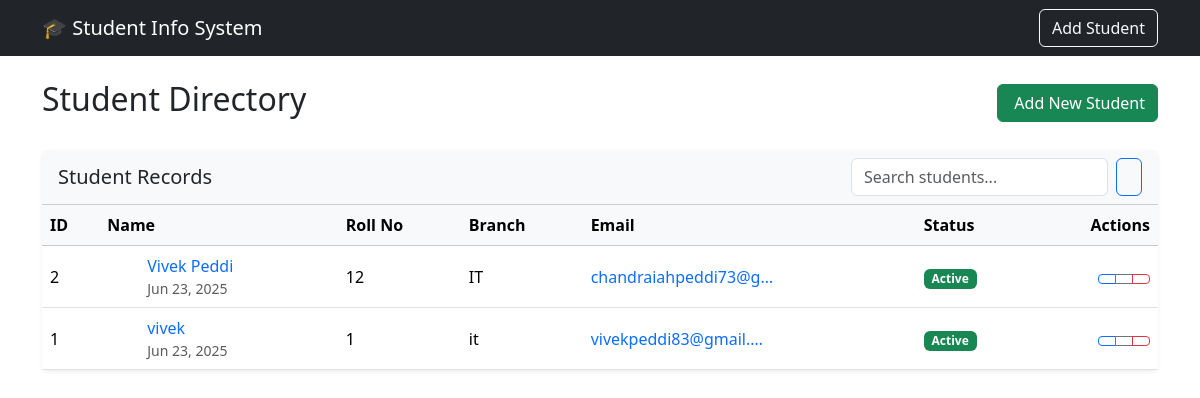
The page / on the database its author committed.
### students/models.py (models this page shows, shortened)
class Student(models.Model):
    GENDER_CHOICES = [
        ('M', 'Male'),
        ('F', 'Female'),
        ('O', 'Other'),
    ]
    phone_regex = RegexValidator(
        regex=r'^\+?1?\d{9,15}$',
        message="Phone number must be entered in the format: '+999999999'. Up to 15 digits allowed."
    )
    roll = models.IntegerField(unique=True, null=True, blank=True)
    name = models.CharField(max_length=100, null=True, blank=True)
    gender = models.CharField(max_length=1, choices=GENDER_CHOICES, null=True, blank=True)
    branch = models.CharField(max_length=100, null=True, blank=True)
    year_of_study = models.PositiveSmallIntegerField(
        validators=[
            MinValueValidator(1),
            MaxValueValidator(5)
        ],
        null=True,
        blank=True
    )
    email = models.EmailField(null=True, blank=True)
    is_active = models.BooleanField(default=True)
    created_at = models.DateTimeField(auto_now_add=True, null=True, blank=True)
    phone_number = models.CharField(
        max_length=15,
        validators=[phone_regex],
        blank=True,
        null=True
    )
    date_of_birth = models.DateField(blank=True, null=True)
    address = models.TextField(blank=True, null=True)
    guardian_name = models.CharField(max_length=100, blank=True, null=True)
    guardian_phone = models.CharField(
        max_length=15,
        blank=True,
        null=True,
        validators=[phone_regex]
    )
    admission_date = models.DateField(auto_now_add=True, null=True, blank=True)

### students/views.py (the view)
# urls.py: path('', views.student_list, name='student_list'),
def student_list(request):
    search_query = request.GET.get('q', '')
    if search_query:
        students = Student.objects.filter(
            Q(name__icontains=search_query) |
            Q(roll__icontains=search_query) |
            Q(branch__icontains=search_query)
        )
    else:
        students = Student.objects.all()
    students = students.order_by('-id')
    paginator = Paginator(students, 10)  # Show 10 students per page
    page_number = request.GET.get('page')
    page_obj = paginator.get_page(page_number)
    return render(request, 'students/student_list.html', {
        'students': page_obj.object_list,
        'page_obj': page_obj,
        'is_paginated': page_obj.has_other_pages(),
        'search_query': search_query  # Pass search query to template
    })

### students/templates/students/student_list.html (shortened to what this page needs)
{% extends 'students/base.html' %}
{% load static %}
{% block content %}
<div class="d-flex justify-content-between align-items-center mb-4">
    <h2>Student Directory</h2>
    <a href="{% url 'student_add' %}" class="btn btn-success">
         Add New Student
    </a>
</div>
{% if students %}
<div class="card border-0 shadow-sm">
    <div class="card-header bg-light d-flex justify-content-between align-items-center">
        <h5 class="mb-0">Student Records</h5>
        <form method="GET" class="d-flex" style="max-width: 300px;">
            <input type="text" name="q" class="form-control me-2" placeholder="Search students..."
                   value="{{ request.GET.q }}">
            <button type="submit" class="btn btn-outline-primary">
            </button>
        </form>
    </div>
    <div class="card-body p-0">
        <div class="table-responsive">
            <table class="table table-hover align-middle mb-0">
                <thead class="table-light">
                    <tr>
                        <th>ID</th>
                        <th>Name</th>
                        <th>Roll No</th>
                        <th>Branch</th>
                        <th>Email</th>
                        <th>Status</th>
                        <th class="text-end">Actions</th>
                    </tr>
                </thead>
                <tbody>
                    {% for student in students %}
                    <tr>
                        <td>{{ student.id }}</td>
                        <td>
                            <div class="d-flex align-items-center">
                                <div class="avatar-sm me-2">
                                </div>
                                <div>
                                    <a href="{% url 'student_detail' student.pk %}" class="text-decoration-none">
                                        {{ student.name }}
                                    </a>
                                    <div class="text-muted small">{{ student.created_at|date:"M d, Y" }}</div>
                                </div>
                            </div>
                        </td>
                        <td>{{ student.roll }}</td>
                        <td>{{ student.branch }}</td>
                        <td>
                            {% if student.email %}
                                <a href="mailto:{{ student.email }}" class="text-decoration-none">
                                    {{ student.email|truncatechars:20 }}
                                </a>
                            {% else %}
                                <span class="text-muted">N/A</span>
                            {% endif %}
                        </td>
                        <td>
                            <span class="badge bg-{% if student.is_active %}success{% else %}secondary{% endif %}">
                                {% if student.is_active %}Active{% else %}Inactive{% endif %}
                            </span>
                        </td>
                        <td class="text-end">
                            <div class="btn-group">
                                <a href="{% url 'student_detail' student.pk %}" class="btn btn-sm btn-outline-primary"
                                   title="View Details">
                                </a>
                                <a href="{% url 'student_edit' student.pk %}" class="btn btn-sm btn-outline-secondary"
                                   title="Edit">
                                </a>
                                <a href="{% url 'student_delete' student.pk %}" class="btn btn-sm btn-outline-danger"
                                   title="Delete">
                                </a>
                            </div>
                        </td>
                    </tr>
                    {% endfor %}
                </tbody>
            </table>
        </div>
    </div>
</div>
{% endif %}
{% endblock %}

### students/templates/students/base.html (shortened to what this page needs)
<!DOCTYPE html>
<html lang="en">
<head>
    <link href="https://cdn.jsdelivr.net/npm/bootstrap@5.3.2/dist/css/bootstrap.min.css" rel="stylesheet">
</head>
<body>
<nav class="navbar navbar-expand-lg navbar-dark bg-dark mb-4">
    <div class="container">
        <a class="navbar-brand" href="{% url 'student_list' %}">🎓 Student Info System</a>
        <div class="collapse navbar-collapse" id="navbarNav">
            <ul class="navbar-nav ms-auto">
                <li class="nav-item">
                    <a class="btn btn-outline-light" href="{% url 'student_add' %}">Add Student</a>
                </li>
            </ul>
        </div>
    </div>
</nav>
<div class="container">
    {% block content %}{% endblock %}
</div>
</body>
</html>

### students/templates/students/student_list.html (style rules this page uses)
.avatar-sm { width: 32px; height: 32px; display: flex; align-items: center; justify-content: center; }

### rows shown on the page
Student: id "2", name "Vivek Peddi", created_at "Jun 23, 2025", roll "12", branch "IT", email "chandraiahpeddi73@g…", is_active "Active"
Student: id "1", name "vivek", created_at "Jun 23, 2025", roll "1", branch "it", email "vivekpeddi83@gmail.…", is_active "Active"
